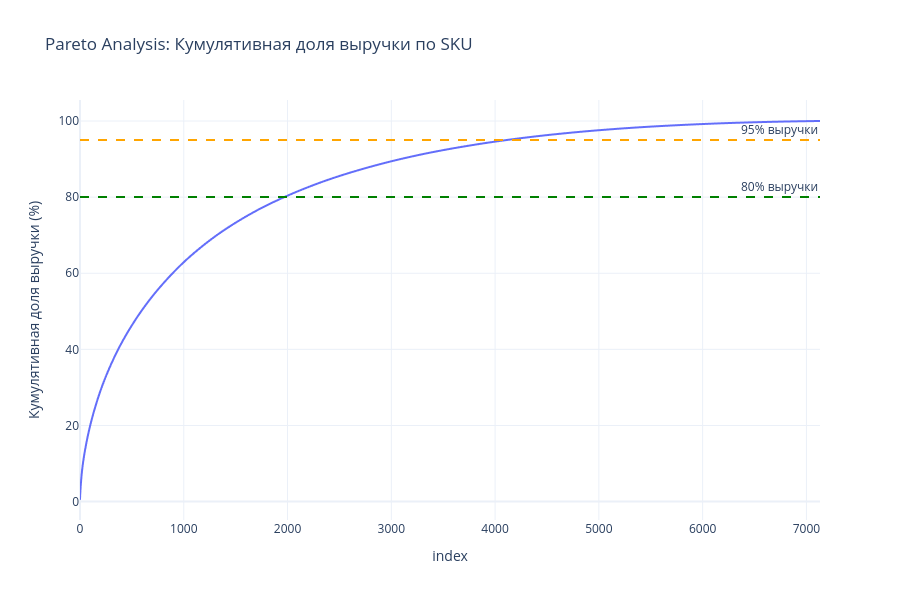

The code cell stored with this chart in its notebook:
### Code cell
# ABC-анализ по SKU

# Словари графиков и таблиц для сохранения в html-файл
abc_figs = {}
abc_tables = {}

top_sku = (
    df.groupby('sku', observed=True)['revenue']
    .sum()
    .sort_values(ascending=False)
    .reset_index()
)

top_sku['cum_share'] = top_sku['revenue'].cumsum() / top_sku['revenue'].sum()
top_sku['cum_share_pct'] = top_sku['cum_share'] * 100

top_sku['ABC'] = pd.cut(
    top_sku['cum_share'],
    bins=[0, 0.80, 0.95, 1.0],
    labels=['A', 'B', 'C'],
    include_lowest=True
)

abc_summary = top_sku.groupby('ABC', observed=True).agg(
    SKUs=('sku', 'count'),
    SKUs_Pct=('sku', lambda x: x.count()/len(top_sku)*100),
    Revenue=('revenue', 'sum'),
    Revenue_Pct=('revenue', lambda x: x.sum()/top_sku['revenue'].sum()*100)
).round(2).reset_index()

abc_tables['ABC-анализ по SKU'] = abc_summary

print("ABC-анализ по SKU:")
display(abc_summary)

fig = px.line(top_sku, x=top_sku.index, y='cum_share_pct',
              title='Pareto Analysis: Кумулятивная доля выручки по SKU',
              labels={'x': 'Количество SKU (по убыванию выручки)', 
                      'cum_share_pct': 'Кумулятивная доля выручки (%)'})

fig.add_hline(y=80, line_dash="dash", line_color="green", annotation_text="80% выручки")
fig.add_hline(y=95, line_dash="dash", line_color="orange", annotation_text="95% выручки")
fig.update_layout(height=600, template="plotly_white")

abc_figs['Pareto Analysis'] = fig
fig.show()

### Figure 1 — Plotly figure (JSON) as saved in the notebook; plotly's stock layout.template omitted (floating-point values rounded to 4 significant figures; data arrays with more than 128 entries replaced by an {"elided": "..."} marker saying what was removed)
{"data": [{"hovertemplate": "index=%{x}<br>Кумулятивная доля выручки (%)=%{y}<extra></extra>", "legendgroup": "", "line": {"color": "#636efa", "dash": "solid"}, "marker": {"symbol": "circle"}, "mode": "lines", "name": "", "showlegend": false, "type": "scattergl", "x": {"elided": "7132 int values"}, "xaxis": "x", "y": {"elided": "7132 float values"}, "yaxis": "y"}], "layout": {"annotations": [{"showarrow": false, "text": "80% выручки", "x": 1, "xanchor": "right", "xref": "x domain", "y": 80, "yanchor": "bottom", "yref": "y"}, {"showarrow": false, "text": "95% выручки", "x": 1, "xanchor": "right", "xref": "x domain", "y": 95, "yanchor": "bottom", "yref": "y"}], "height": 600, "legend": {"tracegroupgap": 0}, "shapes": [{"line": {"color": "green", "dash": "dash"}, "type": "line", "x0": 0, "x1": 1, "xref": "x domain", "y0": 80, "y1": 80, "yref": "y"}, {"line": {"color": "orange", "dash": "dash"}, "type": "line", "x0": 0, "x1": 1, "xref": "x domain", "y0": 95, "y1": 95, "yref": "y"}], "title": {"text": "Pareto Analysis: Кумулятивная доля выручки по SKU"}, "xaxis": {"anchor": "y", "domain": [0, 1], "title": {"text": "index"}}, "yaxis": {"anchor": "x", "domain": [0, 1], "title": {"text": "Кумулятивная доля выручки (%)"}}}}
